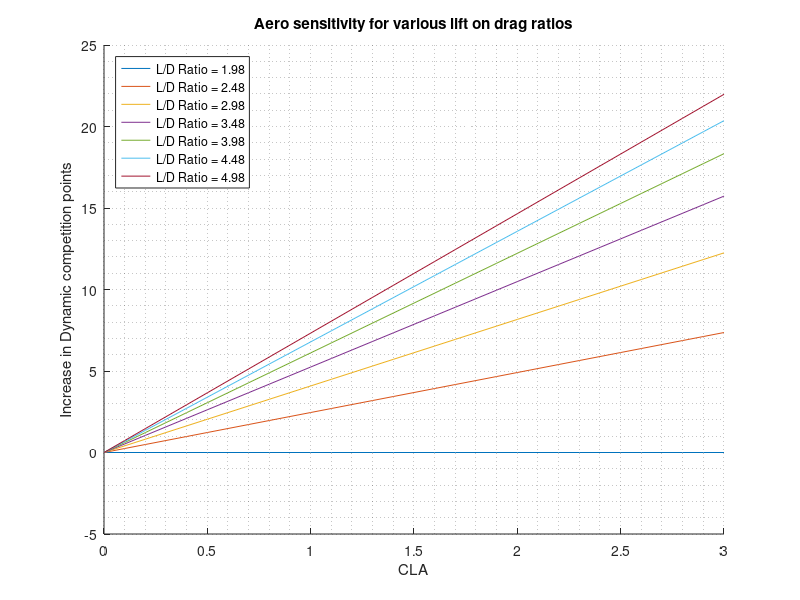
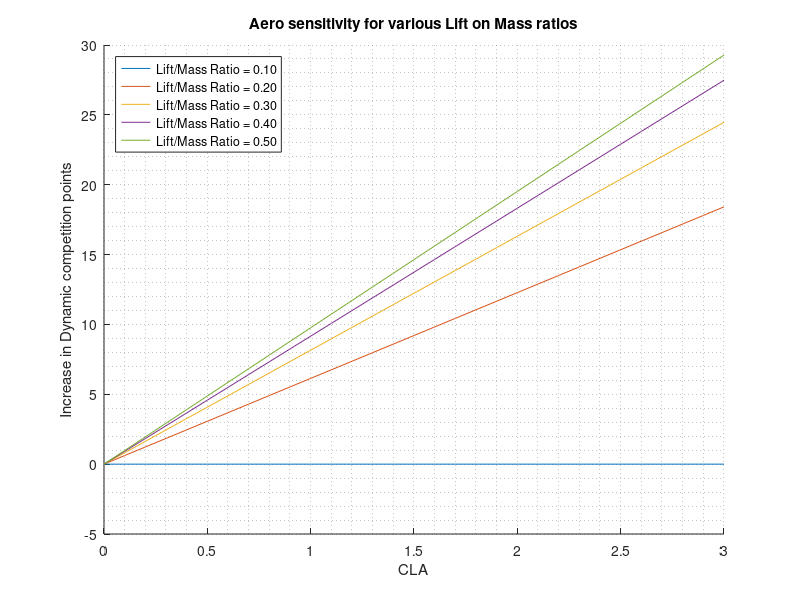
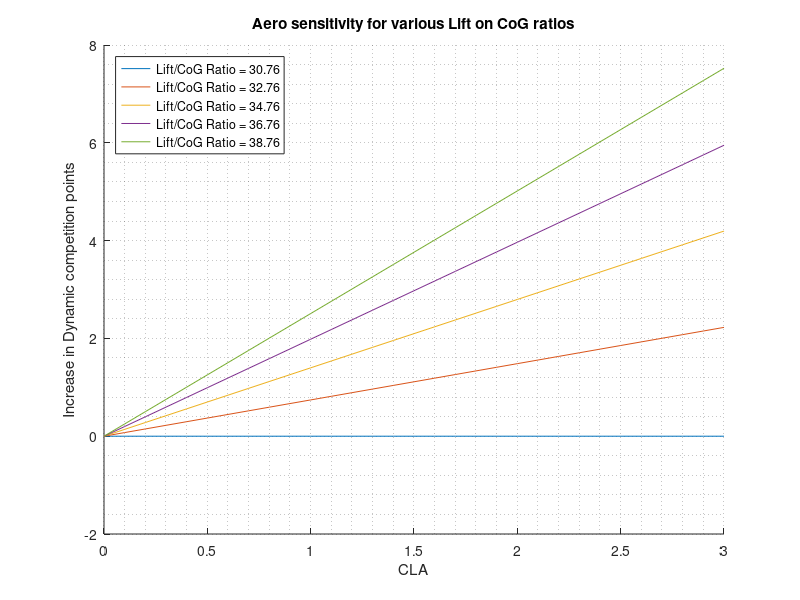

Source code (MATLAB) for these figures, in order:
% Aero Sensitivity Graphs
CLA_sens_c = 10*1.215;
CDA_sens_c = 10*2.401;
Mass_sens_c = 1.19;
COG_sens_c = 100*3.737;

startCLA = 3.62;
startCDA = 1.34;
startMass = 30;

CLA = 0:0.1:3; % Iterate Over

%% L/D Ratio
L_D_Ratio_base = CDA_sens_c/CLA_sens_c;
L_D_Ratio = L_D_Ratio_base:0.5:5;

figure
hold on
for i = 1:length(L_D_Ratio)
    pts = (CLA)*CLA_sens_c-CDA_sens_c*(CLA)/L_D_Ratio(i);
    str = sprintf('L/D Ratio = %.2f',L_D_Ratio(i));
    plot(CLA,pts,'DisplayName',str)
end
% legend('show')
xlabel('CLA')
ylabel('Increase in Dynamic competition points')
legend('show')
legend('Location','northwest')
grid minor 
title('Aero sensitivity for various lift on drag ratios')

%% Mass
mass_ratio_base = Mass_sens_c/CLA_sens_c;
mass_ratio = mass_ratio_base:0.1:0.5;

figure
hold on
for i = 1:length(mass_ratio)
    pts = (CLA)*CLA_sens_c-Mass_sens_c*(CLA)/mass_ratio(i);
    str = sprintf('Lift/Mass Ratio = %.2f',mass_ratio(i));
    plot(CLA,pts,'DisplayName',str)
end
% legend('show')
xlabel('CLA')
ylabel('Increase in Dynamic competition points')
legend('show')
legend('Location','northwest')
grid minor 
title('Aero sensitivity for various Lift on Mass ratios')

%% CoG
COG_ratio_base = COG_sens_c/CLA_sens_c;
COG_ratio = COG_ratio_base:2:40;

figure
hold on
for i = 1:length(COG_ratio)
    pts = (CLA)*CLA_sens_c-COG_sens_c*(CLA)/COG_ratio(i);
    str = sprintf('Lift/CoG Ratio = %.2f',COG_ratio(i));
    plot(CLA,pts,'DisplayName',str)
end
% legend('show')
xlabel('CLA')
ylabel('Increase in Dynamic competition points')
legend('show')
legend('Location','northwest')
grid minor 
title('Aero sensitivity for various Lift on CoG ratios')